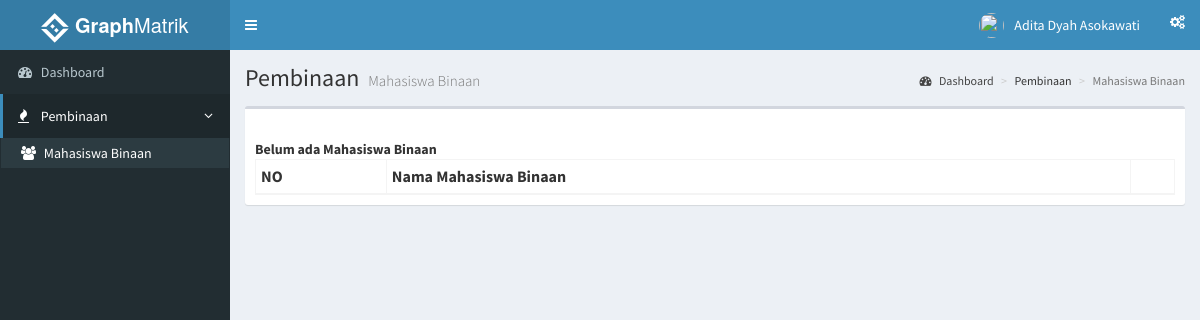
Before: /index.php?page=mahasiswabinaan (signed in) with the older database file.
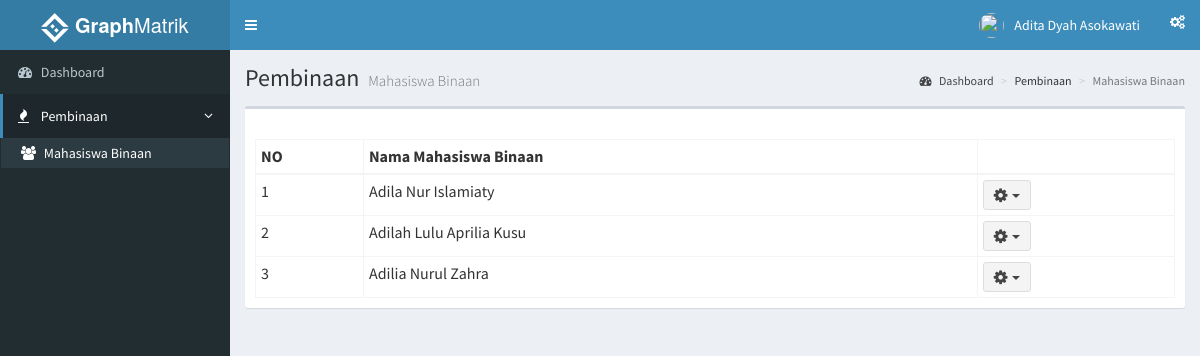
After: the same page with the newer database file.
### tables this page shows
CREATE TABLE `m_binaan` (
  `id_mhsbinaan` int(11) NOT NULL,
  `id_pembina` int(11) NOT NULL,
  `id_mahasiswa` int(11) NOT NULL
);

CREATE TABLE `mahasiswa` (
  `id_mahasiswa` int(11) NOT NULL,
  `nim` int(11) NOT NULL,
  `nama` varchar(35) NOT NULL,
  `angkatan` int(11) DEFAULT NULL,
  `j_kelamin` varchar(15) DEFAULT NULL,
  `asalkota` varchar(20) DEFAULT NULL,
  `email` varchar(35) DEFAULT NULL,
  `telp` varchar(13) DEFAULT NULL,
  `avatar` varchar(100) DEFAULT NULL,
  `tgl_lahir` date DEFAULT NULL,
  `id_user` int(11) DEFAULT NULL
);

### role/pembina/mahasiswa_binaan.php (the view, shortened to what this page needs)
<?php
  include 'functions.php';
  $idPembina = $_SESSION['id_pembina'];
 ?>
    <section class="content-header">
      <h1>
        Pembinaan
        <small>Mahasiswa Binaan</small>
      </h1>
      <ol class="breadcrumb">
        <li><a href="/simon"><i class="fa fa-dashboard"></i> Dashboard</a></li>
        <li>Pembinaan</li>
        <li class="active">Mahasiswa Binaan</li>
      </ol>
    </section>
    <section class="content">
      <div class="row">
        <div class="col-xs-12">
          <div class="box">
            <div class="box-header">
            </div>
              <div class="box-body">
              <table id="tableMhsBinaan" class="table table-bordered table-hover table-condensed">
                <thead>
                  <tr>
                    <th>NO</th>
                    <th>Nama Mahasiswa Binaan</th>
                    <th></th>
                  </tr>
                </thead>
                <tbody>
                <?php
                  $dataByPembina = MhsByPembinaDetail($idPembina);
                  $no = 1;
                  foreach($dataByPembina as $row){
                ?>
                <tr>
                  <td><?php echo $no ?></td>
                  <td><?php echo $row['nama_mahasiswa']?></td>
                  <td>
                    <div class="dropdown">
                      <button class="btn btn-default btn-sm dropdown-toggle " type="button" data-toggle="dropdown">
                        <i class="fa fa-cog fa-lg"></i>&nbsp;&nbsp;<span class="caret"></span>
                      </button>
                    </div>
                  </td>
                </tr>
                  <?php
                    $no++; }
                   ?>
                </tbody>
              </table>
            </div>
          </div>
        </div>
      </div>
    </section>

### functions.php (shortened to what this page needs)
<?php
	function MhsByPembinaDetail($idPembina){
		$ambildata = mysql_query("SELECT mb.id_mahasiswa, m.nim , m.nama AS 'nama_mahasiswa', m.id_user AS 'uid_mahasiswa', p.id_user AS 'uid_pembina' FROM m_binaan mb LEFT JOIN mahasiswa m ON mb.id_mahasiswa = m.id_mahasiswa LEFT JOIN pembina p ON mb.id_pembina = p.id_pembina WHERE mb.id_pembina = $idPembina ORDER BY m.nama");
		if (mysql_num_rows($ambildata) > 0) {
			while ($ad = mysql_fetch_assoc($ambildata))
				$data[] = $ad;
				return $data;
		} else{
			echo "<strong>Belum ada Mahasiswa Binaan</strong>";
		}
	}
 ?>

Changed rows visible on the page:
added m_binaan: id_mahasiswa.nama "Adila Nur Islamiaty"
added m_binaan: id_mahasiswa.nama "Adilah Lulu Aprilia Kusu"
added m_binaan: id_mahasiswa.nama "Adilia Nurul Zahra"
Other visible differences:
text no longer shown: "Belum ada Mahasiswa Binaan"
